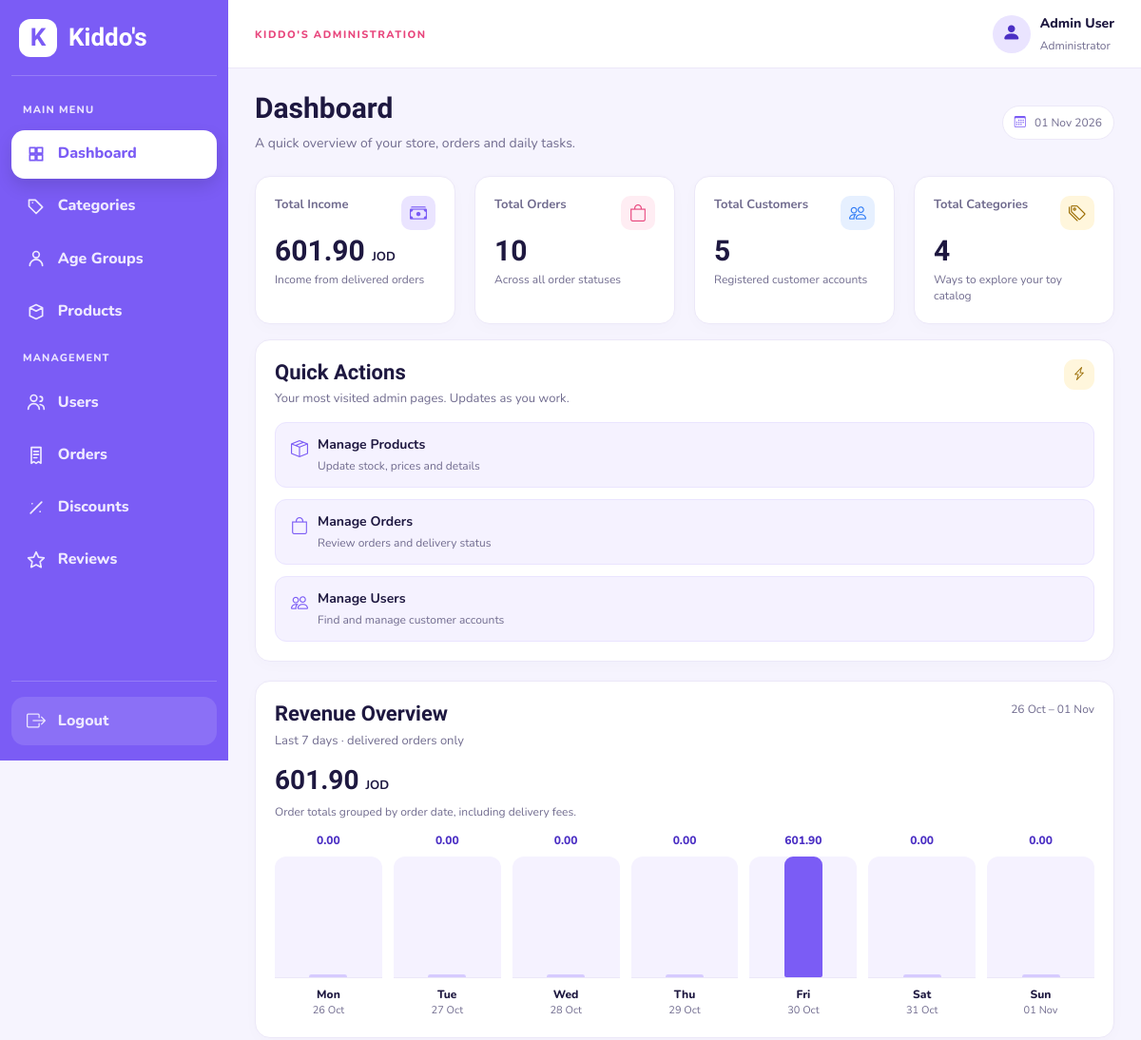
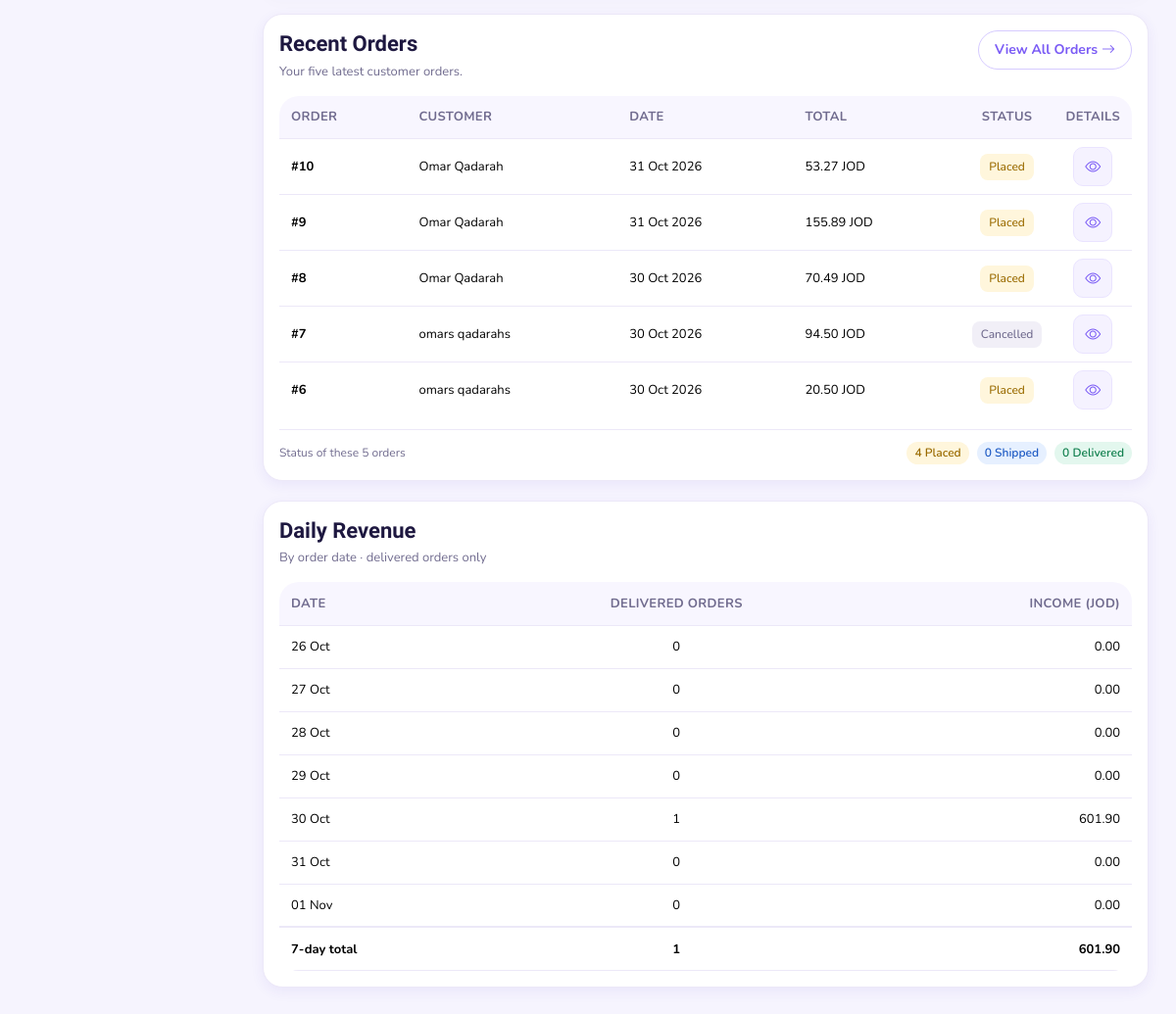
The app's page /admin/index.php (signed in) with its own data (2 pictures, top to bottom).
### tables this page shows
CREATE TABLE IF NOT EXISTS `orders` (
  `id` int(10) UNSIGNED NOT NULL AUTO_INCREMENT,
  `user_id` int(10) UNSIGNED NOT NULL,
  `subtotal` decimal(10,2) NOT NULL,
  `birthday_discount` decimal(10,2) NOT NULL DEFAULT 0.00,
  `delivery_fee` decimal(6,2) NOT NULL DEFAULT 2.00,
  `total` decimal(10,2) NOT NULL,
  `child_birth_date` date DEFAULT NULL,
  `phone` varchar(20) NOT NULL,
  `address_text` varchar(255) NOT NULL,
  `latitude` decimal(10,7) NOT NULL,
  `longitude` decimal(10,7) NOT NULL,
  `status` enum('placed','shipped','delivered','cancelled') NOT NULL DEFAULT 'placed',
  `created_at` datetime NOT NULL DEFAULT current_timestamp(),
  `updated_at` datetime NOT NULL DEFAULT current_timestamp() ON UPDATE current_timestamp(),
  PRIMARY KEY (`id`),
  KEY `idx_orders_user` (`user_id`),
  KEY `idx_orders_status` (`status`),
  KEY `idx_orders_created` (`created_at`)
);

CREATE TABLE IF NOT EXISTS `users` (
  `id` int(10) UNSIGNED NOT NULL AUTO_INCREMENT,
  `first_name` varchar(50) NOT NULL,
  `last_name` varchar(50) NOT NULL,
  `email` varchar(120) NOT NULL,
  `password_hash` varchar(255) DEFAULT NULL,
  `google_id` varchar(64) DEFAULT NULL,
  `profile_image` varchar(255) DEFAULT NULL,
  `birth_date` date DEFAULT NULL,
  `phone` varchar(20) DEFAULT NULL,
  `role` enum('customer','admin') NOT NULL DEFAULT 'customer',
  `is_active` tinyint(1) NOT NULL DEFAULT 1,
  `created_at` datetime NOT NULL DEFAULT current_timestamp(),
  PRIMARY KEY (`id`),
  UNIQUE KEY `uq_users_email` (`email`),
  UNIQUE KEY `uq_users_google_id` (`google_id`)
);

### classes/Dashboard.php (called while the page is built)
<?php
class Dashboard
{
    private $pdo;
    public function __construct($pdo)
    {
        $this->pdo = $pdo;
    }
    public function getSummary()
    {
        $income = $this->pdo->query(
            "SELECT COALESCE(SUM(total), 0) FROM orders WHERE status = 'delivered'"
        )->fetchColumn();
        $orders = $this->pdo->query('SELECT COUNT(*) FROM orders')->fetchColumn();
        $customers = $this->pdo->query(
            "SELECT COUNT(*) FROM users WHERE role = 'customer'"
        )->fetchColumn();
        $categories = $this->pdo->query('SELECT COUNT(*) FROM categories')->fetchColumn();
        return [
            'income' => $income,
            'orders' => $orders,
            'customers' => $customers,
            'categories' => $categories
        ];
    }
    public function getDailyRevenue($startDate, $endDate)
    {
        $sql = "SELECT DATE(created_at) AS order_date, COUNT(*) AS orders_count,
                       SUM(total) AS income
                FROM orders
                WHERE status = 'delivered' AND created_at >= ? AND created_at < ?
                GROUP BY DATE(created_at)
                ORDER BY order_date";
        $statement = $this->pdo->prepare($sql);
        $statement->execute([$startDate, $endDate]);
        return $statement->fetchAll(PDO::FETCH_ASSOC);
    }
    public function getRecentOrders()
    {
        $sql = "SELECT orders.id, orders.total, orders.status, orders.created_at,
                       users.first_name, users.last_name
                FROM orders
                JOIN users ON users.id = orders.user_id
                ORDER BY orders.created_at DESC, orders.id DESC
                LIMIT 5";
        return $this->pdo->query($sql)->fetchAll(PDO::FETCH_ASSOC);
    }
}

### classes/AdminAccess.php (called while the page is built, shortened)
<?php
final class AdminAccess
{
    public function requireAdmin(): int
    {
        $userId = $_SESSION['user_id'] ?? ($_SESSION['user']['id'] ?? null);
        $statement = $this->pdo->prepare(
            'SELECT role, is_active FROM users WHERE id = ? LIMIT 1'
        );
        $statement->execute([(int) $userId]);
        $user = $statement->fetch(PDO::FETCH_ASSOC);
        return (int) $userId;
    }
}

### includes/admin_auth.php (called while the page is built)
<?php
require_once __DIR__ . '/../classes/AdminAccess.php';
$adminUserId = (new AdminAccess($pdo))->requireAdmin();

### includes/admin/quick_actions.php (called while the page is built, shortened)
<?php
function getAdminQuickActions()
{
    return [
        'orders.php' => ['label' => 'Manage Orders', 'text' => 'Review orders and delivery status', 'icon' => 'bi-bag', 'url' => 'orders.php'],
        'products.php' => ['label' => 'Manage Products', 'text' => 'Update stock, prices and details', 'icon' => 'bi-box-seam', 'url' => 'products.php'],
        'add_product.php' => ['label' => 'Add Product', 'text' => 'Put a new toy on the shelf', 'icon' => 'bi-plus-lg', 'url' => 'add_product.php'],
        'discounts.php' => ['label' => 'Manage Discounts', 'text' => 'Review and manage store offers', 'icon' => 'bi-percent', 'url' => 'discounts.php'],
        'add_discount.php' => ['label' => 'Add Discount', 'text' => 'Create a product or category offer', 'icon' => 'bi-percent', 'url' => 'add_discount.php'],
        'reviews.php' => ['label' => 'Moderate Reviews', 'text' => 'Manage visible customer feedback', 'icon' => 'bi-star', 'url' => 'reviews.php'],
        'users.php' => ['label' => 'Manage Users', 'text' => 'Find and manage customer accounts', 'icon' => 'bi-people', 'url' => 'users.php'],
        'categories.php' => ['label' => 'Manage Categories', 'text' => 'Organize your toy categories', 'icon' => 'bi-tags', 'url' => 'categories.php'],
        'age_groups.php' => ['label' => 'Manage Age Groups', 'text' => 'Organize toys by age', 'icon' => 'bi-people', 'url' => 'age_groups.php']
    ];
}
function getMostUsedAdminActions($pdo, $userId)
{
    $actions = getAdminQuickActions();
    $counts = array_fill_keys(array_keys($actions), 0);
    $statement = $pdo->prepare('SELECT page, visits FROM admin_action_usage WHERE user_id = ?');
    $statement->execute([$userId]);
    foreach ($statement->fetchAll(PDO::FETCH_ASSOC) as $row) {
        if (isset($counts[$row['page']])) {
            $counts[$row['page']] = (int) $row['visits'];
        }
    }
    arsort($counts);
    $topActions = [];
    foreach (array_slice(array_keys($counts), 0, 3) as $page) {
        $topActions[] = $actions[$page];
    }
    return $topActions;
}

### admin/index.php (the view, shortened to what this page needs)
<?php
require_once __DIR__ . '/../includes/init.php';
require_once __DIR__ . '/../includes/admin_auth.php';
require_once __DIR__ . '/../classes/Dashboard.php';
$dashboard = new Dashboard($pdo);
$summary = $dashboard->getSummary();
$recentOrders = $dashboard->getRecentOrders();
$recentStatusCounts = ['placed' => 0, 'shipped' => 0, 'delivered' => 0];
foreach ($recentOrders as $recentOrder) {
    if (isset($recentStatusCounts[$recentOrder['status']])) {
        $recentStatusCounts[$recentOrder['status']]++;
    }
}
$today = new DateTime('today');
$firstDay = (clone $today)->modify('-6 days');
$tomorrow = (clone $today)->modify('+1 day');
$dailyRows = $dashboard->getDailyRevenue(
    $firstDay->format('Y-m-d'),
    $tomorrow->format('Y-m-d')
);
$days = [];
for ($i = 0; $i < 7; $i++) {
    $date = (clone $firstDay)->modify('+' . $i . ' days')->format('Y-m-d');
    $days[$date] = ['orders_count' => 0, 'income' => 0];
}
foreach ($dailyRows as $row) {
    $days[$row['order_date']] = [
        'orders_count' => (int) $row['orders_count'],
        'income' => (float) $row['income']
    ];
}
$weekIncome = 0;
$weekOrders = 0;
$highestIncome = 0;
foreach ($days as $day) {
    $weekIncome += $day['income'];
    $weekOrders += $day['orders_count'];
    $highestIncome = max($highestIncome, $day['income']);
}
require_once __DIR__ . '/../includes/admin/quick_actions.php';
$quickActions = getMostUsedAdminActions($pdo, $adminUserId);
$statusColors = ['placed' => 'bg-warning', 'shipped' => 'bg-info', 'delivered' => 'bg-success'];
require_once __DIR__ . '/../includes/admin/layout_start.php';
?>
<div class="dashboard-page">
    <div class="admin-page-header">
        <div>
            <h1>Dashboard</h1>
            <p>A quick overview of your store, orders and daily tasks.</p>
        </div>
        <span class="dashboard-date"><i class="bi bi-calendar3" aria-hidden="true"></i> <?= $today->format('d M Y') ?></span>
    </div>
    <div class="dashboard-summary">
        <section class="admin-card dashboard-metric dashboard-metric-income">
            <div class="dashboard-metric-top"><span>Total Income</span><i class="bi bi-cash-stack" aria-hidden="true"></i></div>
            <strong><?= number_format((float) $summary['income'], 2) ?> <small>JOD</small></strong>
            <p>Income from delivered orders</p>
        </section>
        <section class="admin-card dashboard-metric">
            <div class="dashboard-metric-top"><span>Total Orders</span><i class="bi bi-bag dashboard-icon-pink" aria-hidden="true"></i></div>
            <strong><?= number_format((int) $summary['orders']) ?></strong>
            <p>Across all order statuses</p>
        </section>
        <section class="admin-card dashboard-metric">
            <div class="dashboard-metric-top"><span>Total Customers</span><i class="bi bi-people dashboard-icon-blue" aria-hidden="true"></i></div>
            <strong><?= number_format((int) $summary['customers']) ?></strong>
            <p>Registered customer accounts</p>
        </section>
        <section class="admin-card dashboard-metric">
            <div class="dashboard-metric-top"><span>Total Categories</span><i class="bi bi-tags dashboard-icon-yellow" aria-hidden="true"></i></div>
            <strong><?= number_format((int) $summary['categories']) ?></strong>
            <p>Ways to explore your toy catalog</p>
        </section>
    </div>
    <div class="dashboard-main-grid">
        <section class="admin-card dashboard-revenue" aria-labelledby="revenue-title">
            <div class="dashboard-panel-heading">
                <div><h2 id="revenue-title">Revenue Overview</h2><p>Last 7 days · delivered orders only</p></div>
                <span class="dashboard-period"><?= $firstDay->format('d M') ?> – <?= $today->format('d M') ?></span>
            </div>
            <div class="dashboard-revenue-total"><?= number_format($weekIncome, 2) ?> <small>JOD</small></div>
            <p class="dashboard-chart-caption">Order totals grouped by order date, including delivery fees.</p>
            <div class="dashboard-chart" aria-label="Daily income in JOD. Exact figures are also listed in the daily revenue table below.">
                <?php foreach ($days as $date => $day): ?>
                    <?php $height = $highestIncome > 0 ? ($day['income'] / $highestIncome) * 100 : 0; ?>
                    <div class="dashboard-chart-column">
                        <span class="dashboard-chart-value"><?= number_format($day['income'], 2) ?></span>
                        <div class="dashboard-bar-track">
                            <div class="dashboard-bar <?= $height == 0 ? 'dashboard-bar-zero' : '' ?>"
                                 style="height: <?= round($height, 2) ?>%"></div>
                        </div>
                        <span class="dashboard-chart-day"><?= date('D', strtotime($date)) ?></span>
                        <small><?= date('d M', strtotime($date)) ?></small>
                    </div>
                <?php endforeach; ?>
            </div>
        </section>
        <section class="admin-card dashboard-quick" aria-labelledby="quick-title">
            <div class="dashboard-panel-heading">
                <div><h2 id="quick-title">Quick Actions</h2><p>Your most visited admin pages. Updates as you work.</p></div>
                <span class="dashboard-quick-symbol"><i class="bi bi-lightning-charge" aria-hidden="true"></i></span>
            </div>
            <div class="dashboard-actions">
                <?php foreach ($quickActions as $action): ?>
                    <a class="dashboard-action"
                       href="<?= htmlspecialchars($action['url'], ENT_QUOTES, 'UTF-8') ?>">
                        <i class="bi <?= htmlspecialchars($action['icon'], ENT_QUOTES, 'UTF-8') ?>" aria-hidden="true"></i>
                        <strong><?= htmlspecialchars($action['label'], ENT_QUOTES, 'UTF-8') ?></strong>
                        <span><?= htmlspecialchars($action['text'], ENT_QUOTES, 'UTF-8') ?></span>
                    </a>
                <?php endforeach; ?>
            </div>
        </section>
    </div>
    <div class="dashboard-lower-grid">
        <section class="admin-card" aria-labelledby="recent-title">
            <div class="dashboard-panel-heading">
                <div><h2 id="recent-title">Recent Orders</h2><p>Your five latest customer orders.</p></div>
                <a class="btn btn-outline-primary btn-sm" href="orders.php">View All Orders <i class="bi bi-arrow-right" aria-hidden="true"></i></a>
            </div>
            <div class="table-responsive">
                <table class="table admin-table align-middle admin-table-consistent admin-table-index">
                    <thead><tr><th>Order</th><th>Customer</th><th>Date</th><th>Total</th><th>Status</th><th>Details</th></tr></thead>
                    <tbody>
                        <?php foreach ($recentOrders as $order): ?>
                            <tr>
                                <td class="fw-bold">#<?= (int) $order['id'] ?></td>
                                <td><?= htmlspecialchars($order['first_name'] . ' ' . $order['last_name'], ENT_QUOTES, 'UTF-8') ?></td>
                                <td><?= date('d M Y', strtotime($order['created_at'])) ?></td>
                                <td class="text-nowrap"><?= number_format((float) $order['total'], 2) ?> JOD</td>
                                <td><span class="badge <?= $statusColors[$order['status']] ?? 'bg-secondary' ?>"><?= htmlspecialchars(ucfirst($order['status']), ENT_QUOTES, 'UTF-8') ?></span></td>
                                <td><a class="btn admin-action-btn admin-action-toggle" href="order_details.php?id=<?= (int) $order['id'] ?>" title="View order" aria-label="View order"><i class="bi bi-eye" aria-hidden="true"></i><span class="visually-hidden"> order #<?= (int) $order['id'] ?></span></a></td>
                            </tr>
                        <?php endforeach; ?>
                    </tbody>
                </table>
            </div>
            <?php if (!empty($recentOrders)): ?>
                <div class="dashboard-recent-summary" aria-label="Status summary of the displayed recent orders">
                    <span>Status of these <?= count($recentOrders) ?> orders</span>
                    <div class="dashboard-recent-statuses">
                        <?php foreach ($recentStatusCounts as $status => $count): ?>
                            <span class="badge <?= $statusColors[$status] ?>"><?= $count ?> <?= ucfirst($status) ?></span>
                        <?php endforeach; ?>
                    </div>
                </div>
            <?php endif; ?>
        </section>
        <section class="admin-card" aria-labelledby="daily-title">
            <div class="dashboard-panel-heading"><div><h2 id="daily-title">Daily Revenue</h2><p>By order date · delivered orders only</p></div></div>
            <div class="table-responsive">
                <table class="table admin-table admin-table-consistent admin-table-index">
                    <thead><tr><th>Date</th><th>Delivered Orders</th><th>Income (JOD)</th></tr></thead>
                    <tbody>
                        <?php foreach ($days as $date => $day): ?>
                            <tr><td><?= date('d M', strtotime($date)) ?></td><td><?= $day['orders_count'] ?></td><td><?= number_format($day['income'], 2) ?></td></tr>
                        <?php endforeach; ?>
                    </tbody>
                    <tfoot><tr><th>7-day total</th><td class="fw-bold"><?= $weekOrders ?></td><td class="fw-bold"><?= number_format($weekIncome, 2) ?></td></tr></tfoot>
                </table>
            </div>
        </section>
    </div>
</div>
<?php require_once __DIR__ . '/../includes/admin/layout_end.php'; ?>

### records on screen
orders: id "10", user.last_name "Omar Qadarah", created_at "31 Oct 2026", total "53.27", status "Placed"
orders: id "9", user.last_name "Omar Qadarah", created_at "31 Oct 2026", total "155.89", status "Placed"
orders: id "8", user.last_name "Omar Qadarah", created_at "30 Oct 2026", total "70.49", status "Placed"
orders: id "7", user.last_name "omars qadarahs", created_at "30 Oct 2026", total "94.50", status "Cancelled"
orders: id "6", user.last_name "omars qadarahs", created_at "30 Oct 2026", total "20.50", status "Placed"

### other values on screen
$_SESSION['user_name'] "Admin User"
$today->format('d M Y') "01 Nov 2026"
$summary['income'] "601.90"
$summary['orders'] "10"
$summary['customers'] "5"
$summary['categories'] "4"
$firstDay->format('d M') "26 Oct"
$today->format('d M') "01 Nov"
$weekIncome "601.90"
$day['income'] "0.00"
date('D', strtotime($date)) "Mon"
date('d M', strtotime($date)) "26 Oct"
date('D', strtotime($date)) "Tue"
date('d M', strtotime($date)) "27 Oct"
date('D', strtotime($date)) "Wed"
